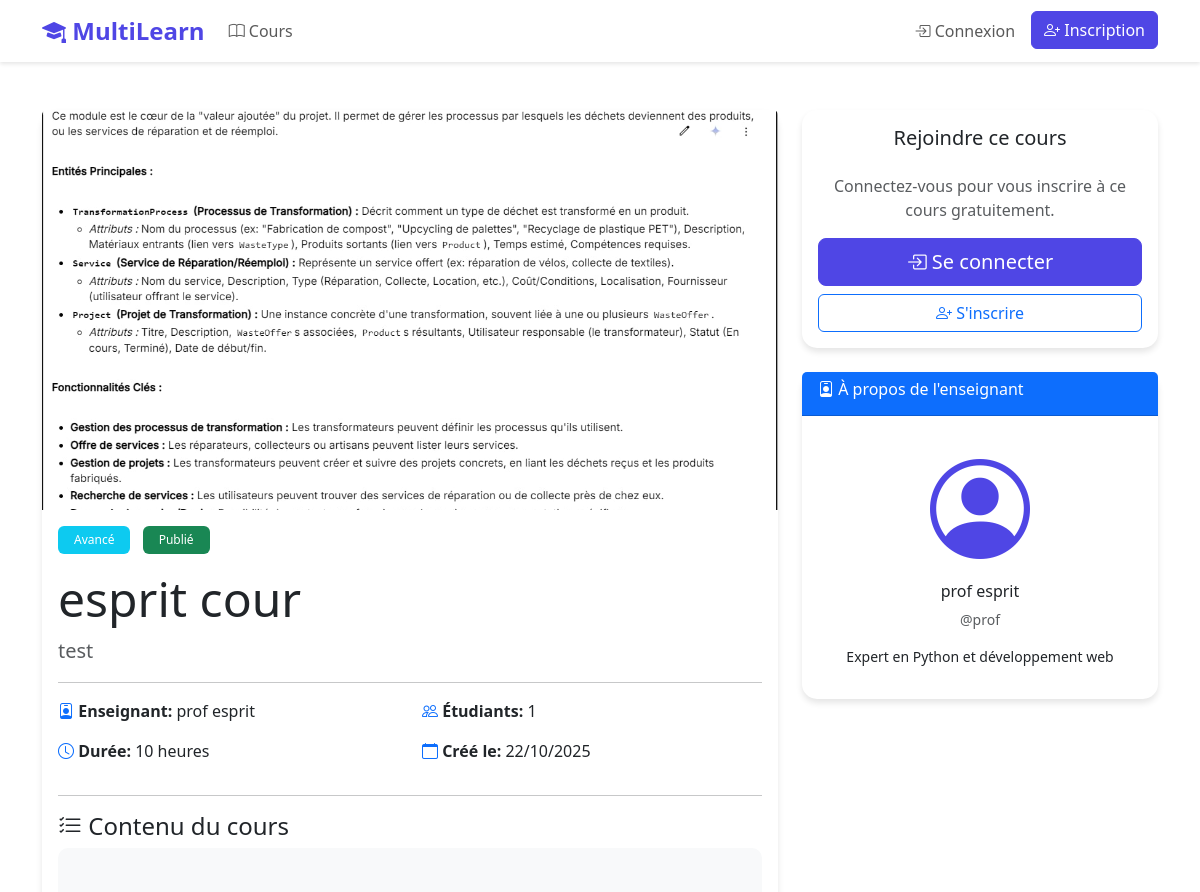
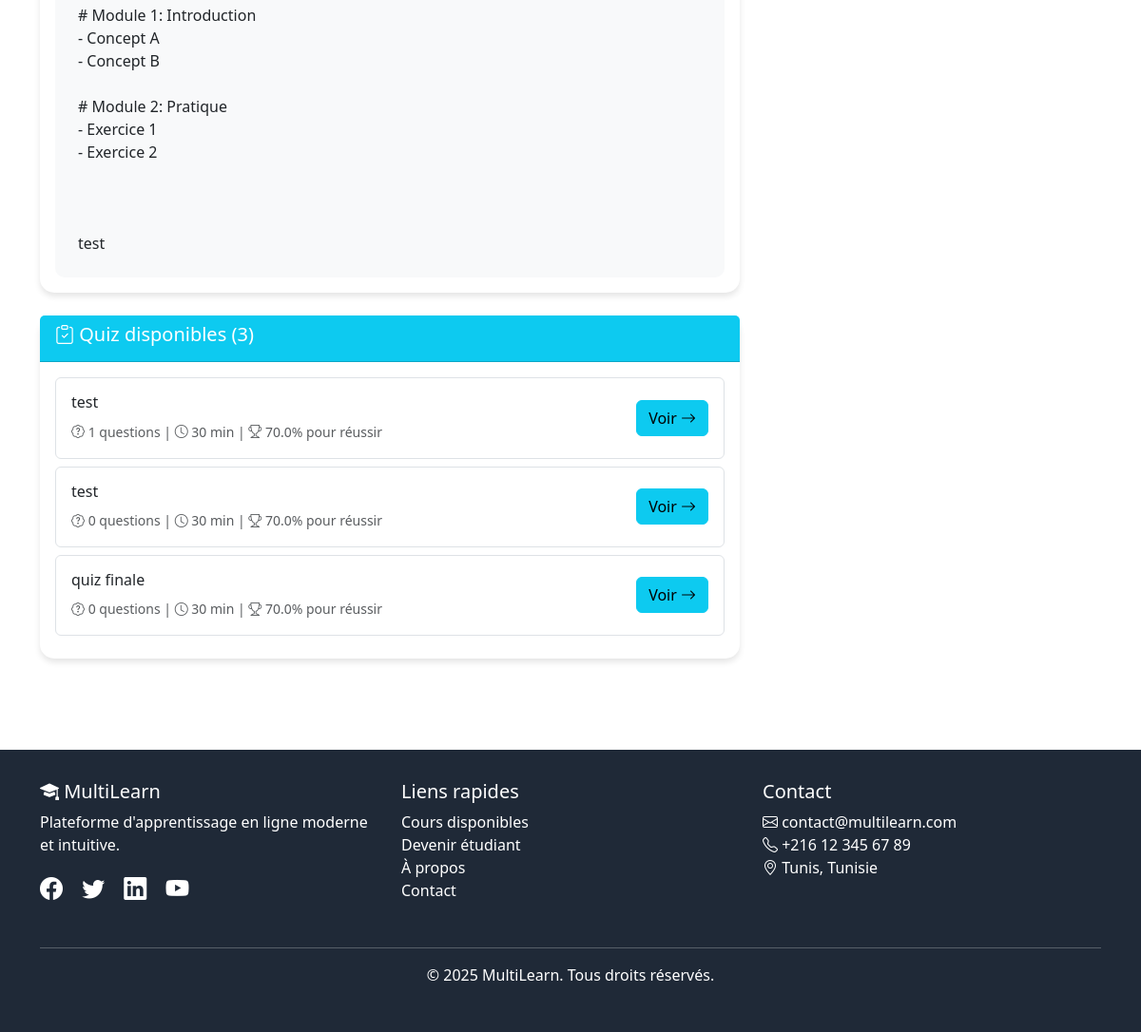
Page /courses/3/ on the committed database (2 pictures, top to bottom).
### myapp/models.py (models this page shows, shortened)
class Course(models.Model):
    STATUS_CHOICES = [
        ('DRAFT', 'Brouillon'),
        ('PUBLISHED', 'Publié'),
        ('ARCHIVED', 'Archivé'),
    ]
    title = models.CharField(max_length=200)
    description = models.TextField()
    teacher = models.ForeignKey(User, on_delete=models.CASCADE, related_name='courses_taught')
    content = models.TextField(help_text="Contenu complet du cours (texte, liens, etc.)")
    files = models.FileField(upload_to='courses/files/', blank=True, null=True, help_text="Fichiers du cours (PDF, ZIP, etc.)")
    status = models.CharField(max_length=10, choices=STATUS_CHOICES, default='DRAFT')
    level = models.CharField(max_length=50, blank=True, null=True)
    duration_hours = models.IntegerField(blank=True, null=True)
    cover_image = models.ImageField(upload_to='courses/', blank=True, null=True)
    students = models.ManyToManyField(User, through='Enrollment', related_name='enrolled_courses')
    created_at = models.DateTimeField(auto_now_add=True)
    updated_at = models.DateTimeField(auto_now=True)
    class Meta:
        db_table = 'courses'
        verbose_name = 'Cours'
        verbose_name_plural = 'Cours'
        ordering = ['-created_at']

class User(AbstractUser):
    ROLE_CHOICES = [
        ('ADMIN', 'Administrateur'),
        ('TEACHER', 'Enseignant'),
        ('STUDENT', 'Étudiant'),
    ]
    role = models.CharField(max_length=10, choices=ROLE_CHOICES, default='STUDENT')
    phone = models.CharField(max_length=20, blank=True, null=True)
    bio = models.TextField(blank=True, null=True)
    profile_picture = models.ImageField(upload_to='profiles/', blank=True, null=True)
    created_at = models.DateTimeField(auto_now_add=True)
    class Meta:
        db_table = 'users'
        verbose_name = 'Utilisateur'
        verbose_name_plural = 'Utilisateurs'

class Quiz(models.Model):
    QUIZ_TYPE_CHOICES = [
        ('PRACTICE', 'Exercice'),
        ('EXAM', 'Examen'),
    ]
    course = models.ForeignKey(Course, on_delete=models.CASCADE, related_name='quizzes')
    title = models.CharField(max_length=200)
    description = models.TextField(blank=True, null=True)
    quiz_type = models.CharField(max_length=15, choices=QUIZ_TYPE_CHOICES, default='PRACTICE')
    duration_minutes = models.IntegerField(blank=True, null=True)
    passing_score = models.FloatField(default=50.0)
    max_attempts = models.IntegerField(default=3, help_text="0 = illimité")
    show_answers = models.BooleanField(default=True, help_text="Afficher les corrections")
    created_at = models.DateTimeField(auto_now_add=True)
    class Meta:
        db_table = 'quizzes'
        verbose_name = 'Quiz'
        verbose_name_plural = 'Quizzes'
        ordering = ['-created_at']

### myapp/views.py (the view)
# urls.py: path('courses/<int:course_id>/', views.course_detail, name='course_detail'),
def course_detail(request, course_id):
    course = get_object_or_404(Course, id=course_id)
    is_enrolled = False
    enrollment = None
    if request.user.is_authenticated:
        try:
            enrollment = Enrollment.objects.get(student=request.user, course=course)
            is_enrolled = True
        except Enrollment.DoesNotExist:
            pass
    quizzes = course.quizzes.all()
    context = {
        'course': course,
        'is_enrolled': is_enrolled,
        'enrollment': enrollment,
        'quizzes': quizzes,
        'student_count': course.enrollments.count(),
    }
    return render(request, 'course_detail.html', context)

### myapp/templates/course_detail.html (shortened to what this page needs)
{% extends 'base.html' %}
{% block content %}
<div class="container my-5">
    <div class="row">
        <div class="col-lg-8">
            <div class="card mb-4">
                {% if course.cover_image %}
                <img src="{{ course.cover_image.url }}" class="card-img-top" alt="{{ course.title }}"
                    style="max-height: 400px; object-fit: cover;">
                {% else %}
                <div class="card-img-top d-flex align-items-center justify-content-center"
                    style="height: 300px; background: linear-gradient(135deg, #667eea 0%, #764ba2 100%);">
                    <i class="bi bi-book-fill text-white" style="font-size: 8rem;"></i>
                </div>
                {% endif %}
                <div class="card-body">
                    <div class="d-flex justify-content-between align-items-start mb-3">
                        <div>
                            <span class="badge bg-info me-2">{{ course.level }}</span>
                            {% if course.status == 'PUBLISHED' %}
                            <span class="badge bg-success">Publié</span>
                            {% else %}
                            <span class="badge bg-warning">Brouillon</span>
                            {% endif %}
                        </div>
                    </div>
                    <h1 class="display-5">{{ course.title }}</h1>
                    <p class="lead text-muted">{{ course.description }}</p>
                    <hr>
                    <div class="row mb-3">
                        <div class="col-md-6">
                            <p><i class="bi bi-person-badge text-primary"></i> <strong>Enseignant:</strong>
                                {% if course.teacher.get_full_name %}
                                    {{ course.teacher.get_full_name }}
                                {% else %}
                                    {{ course.teacher.username }}
                                {% endif %}
                            </p>
                            <p><i class="bi bi-clock text-primary"></i> <strong>Durée:</strong> {{ course.duration_hours }} heures</p>
                        </div>
                        <div class="col-md-6">
                            <p><i class="bi bi-people text-primary"></i> <strong>Étudiants:</strong> {{ student_count }}</p>
                            <p><i class="bi bi-calendar text-primary"></i> <strong>Créé le:</strong> {{ course.created_at|date:"d/m/Y" }}</p>
                        </div>
                    </div>
                    <hr>
                    <h4><i class="bi bi-list-check"></i> Contenu du cours</h4>
                    <div class="content-section"
                        style="white-space: pre-line; background: #f8f9fa; padding: 1.5rem; border-radius: 10px;">
                        {{ course.content }}
                    </div>
                </div>
            </div>
            {% if quizzes %}
            <div class="card">
                <div class="card-header bg-info text-white">
                    <h5><i class="bi bi-clipboard-check"></i> Quiz disponibles ({{ quizzes.count }})</h5>
                </div>
                <div class="card-body">
                    {% for quiz in quizzes %}
                    <div class="d-flex justify-content-between align-items-center p-3 mb-2 border rounded">
                        <div>
                            <h6>{{ quiz.title }}</h6>
                            <small class="text-muted">
                                <i class="bi bi-patch-question"></i> {{ quiz.questions.count }} questions |
                                <i class="bi bi-clock"></i> {{ quiz.duration_minutes }} min |
                                <i class="bi bi-trophy"></i> {{ quiz.passing_score }}% pour réussir
                            </small>
                        </div>
                        <a href="{% url 'quiz_detail' quiz.id %}" class="btn btn-info">
                            Voir <i class="bi bi-arrow-right"></i>
                        </a>
                    </div>
                    {% endfor %}
                </div>
            </div>
            {% endif %}
        </div>
        <div class="col-lg-4">
            <div class="card mb-4 sticky-top" style="top: 100px;">
                <div class="card-body">
                    {% if is_enrolled %}
                    <div class="text-center mb-3">
                        <i class="bi bi-check-circle-fill text-success" style="font-size: 4rem;"></i>
                        <h5 class="mt-3">Vous êtes inscrit !</h5>
                    </div>
                    <div class="mb-3">
                        <p class="mb-1"><strong>Votre progression</strong></p>
                        <div class="progress" style="height: 30px;">
                            <div class="progress-bar bg-success" role="progressbar"
                                style="width: {{ enrollment.progress }}%">
                                {{ enrollment.progress }}%
                            </div>
                        </div>
                    </div>
                    <p class="text-muted small">
                        <i class="bi bi-calendar"></i> Inscrit le {{ enrollment.enrolled_at|date:"d/m/Y" }}
                    </p>
                    <a href="{% url 'quiz_list' course.id %}" class="btn btn-info w-100">
                        <i class="bi bi-clipboard-check"></i> Voir les quiz
                    </a>
                    {% else %}
                    <h5 class="text-center mb-4">Rejoindre ce cours</h5>
                    <p class="text-center text-muted">Connectez-vous pour vous inscrire à ce cours gratuitement.</p>
                    <a href="{% url 'login' %}?next={{ request.path }}" class="btn btn-primary btn-lg w-100 mb-2">
                        <i class="bi bi-box-arrow-in-right"></i> Se connecter
                    </a>
                    <a href="{% url 'register' %}" class="btn btn-outline-primary w-100">
                        <i class="bi bi-person-plus"></i> S'inscrire
                    </a>
                    {% endif %}
                </div>
            </div>
            <div class="card">
                <div class="card-header bg-primary text-white">
                    <h6><i class="bi bi-person-badge"></i> À propos de l'enseignant</h6>
                </div>
                <div class="card-body text-center">
                    {% if course.teacher.profile_picture %}
                    <img src="{{ course.teacher.profile_picture.url }}" class="rounded-circle mb-3"
                        style="width: 100px; height: 100px; object-fit: cover;">
                    {% else %}
                    <i class="bi bi-person-circle" style="font-size: 100px; color: var(--primary-color);"></i>
                    {% endif %}
                    <h6>{% if course.teacher.get_full_name %}{{ course.teacher.get_full_name }}{% else %}{{ course.teacher.username }}{% endif %}</h6>
                    <p class="text-muted small">@{{ course.teacher.username }}</p>
                    {% if course.teacher.bio %}
                    <p class="small">{{ course.teacher.bio|truncatewords:30 }}</p>
                    {% endif %}
                </div>
            </div>
        </div>
    </div>
</div>
{% endblock %}

### myapp/templates/base.html (style rules this page uses)
:root { --primary-color: #4F46E5; --secondary-color: #10B981; --dark-color: #1F2937; }
body { min-height: 100vh; display: flex; flex-direction: column; }
.btn-primary { background-color: var(--primary-color); border-color: var(--primary-color); }
.card { border: none; border-radius: 15px; box-shadow: 0 4px 6px rgba(0, 0, 0, 0.1); transition: transform 0.3s ease, box-shadow 0.3s ease; }
.badge { padding: 0.5rem 1rem; font-weight: 500; }

### rows in the picture
Course: cover_image (picture), level "Avancé", title "esprit cour", description "test", teacher.get_full_name "prof esprit", duration_hours "10", created_at "22/10/2025", content "# Module 1: Introduction - Concept A - Concept B # Module 2: Pratique - Exercice 1 - Exercice 2 test", teacher.username "prof", teacher.bio "Expert en Python et développement web"
Quiz: title "test", questions.count "1", duration_minutes "30", passing_score "70.0"
Quiz: title "test", questions.count "0", duration_minutes "30", passing_score "70.0"
Quiz: title "quiz finale", questions.count "0", duration_minutes "30", passing_score "70.0"

### other values in the picture
{{ student_count }} "1"
{{ quizzes.count }} "3"
